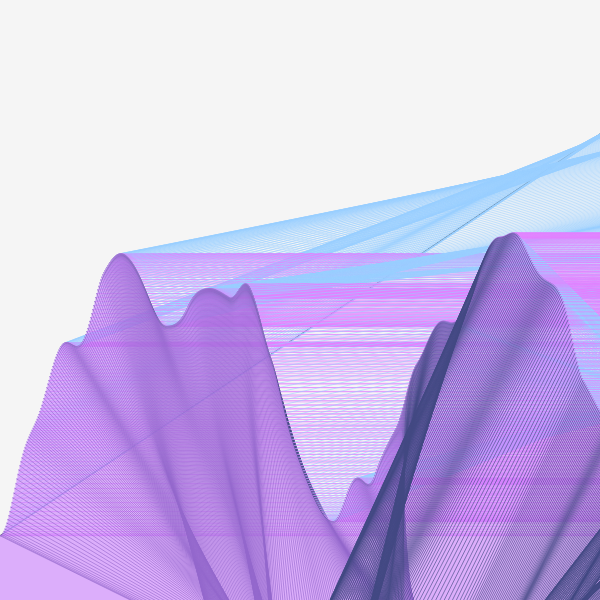
Frame 1 (no input)
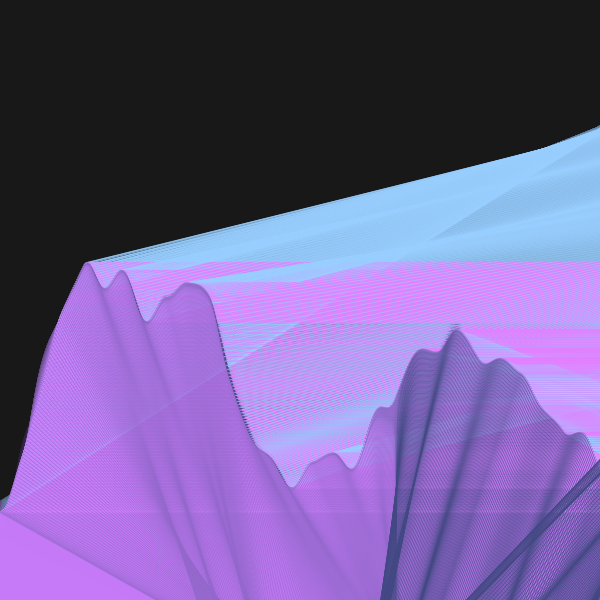
Frame 60 (no input)
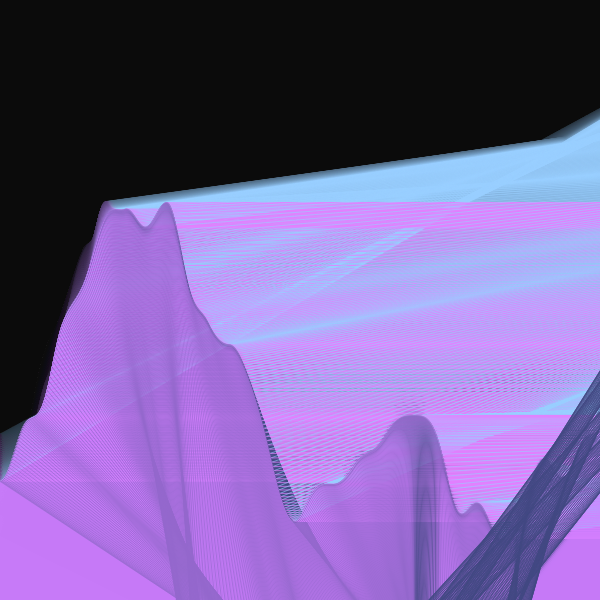
Frame 120 (the mouse pressed at the canvas centre since frame 60)

The p5.js sketch that drew these frames (run headless with seeded random() and noise() and a simulated clock; from frame 60 on, the mouse is pressed at the canvas centre):

// p5.js sketch
// ── sketch.js
function setup() {
    createCanvas(600, 600);
   
   }
   
   function draw() {
     background(0,10);
   
     // Set the noise level and scale.
     let noiseLevel = 800;
     let noiseScale = 0.006;
   
     // Iterate from left to right.
     for (let x = 0; x <800; x += 1) {
       // Scale the input coordinates.
       let nx = noiseScale * x;
       let nt = noiseScale * frameCount;
   
       // Compute the noise value.
       let y = noiseLevel * noise(nx, nt);
   
       // Draw the line.
       
      line (800, x, x, y);
      stroke('#CD80FFBA');
       
      line(x, 800 , x, y);
     stroke('#E381FFA8 ');
       
     line(800, y , x, y);
      stroke('#434A839E ');
   
       line(y, 800 , x, y);
       stroke('#99CFFF93 ');
   
   
     }
   }
   
